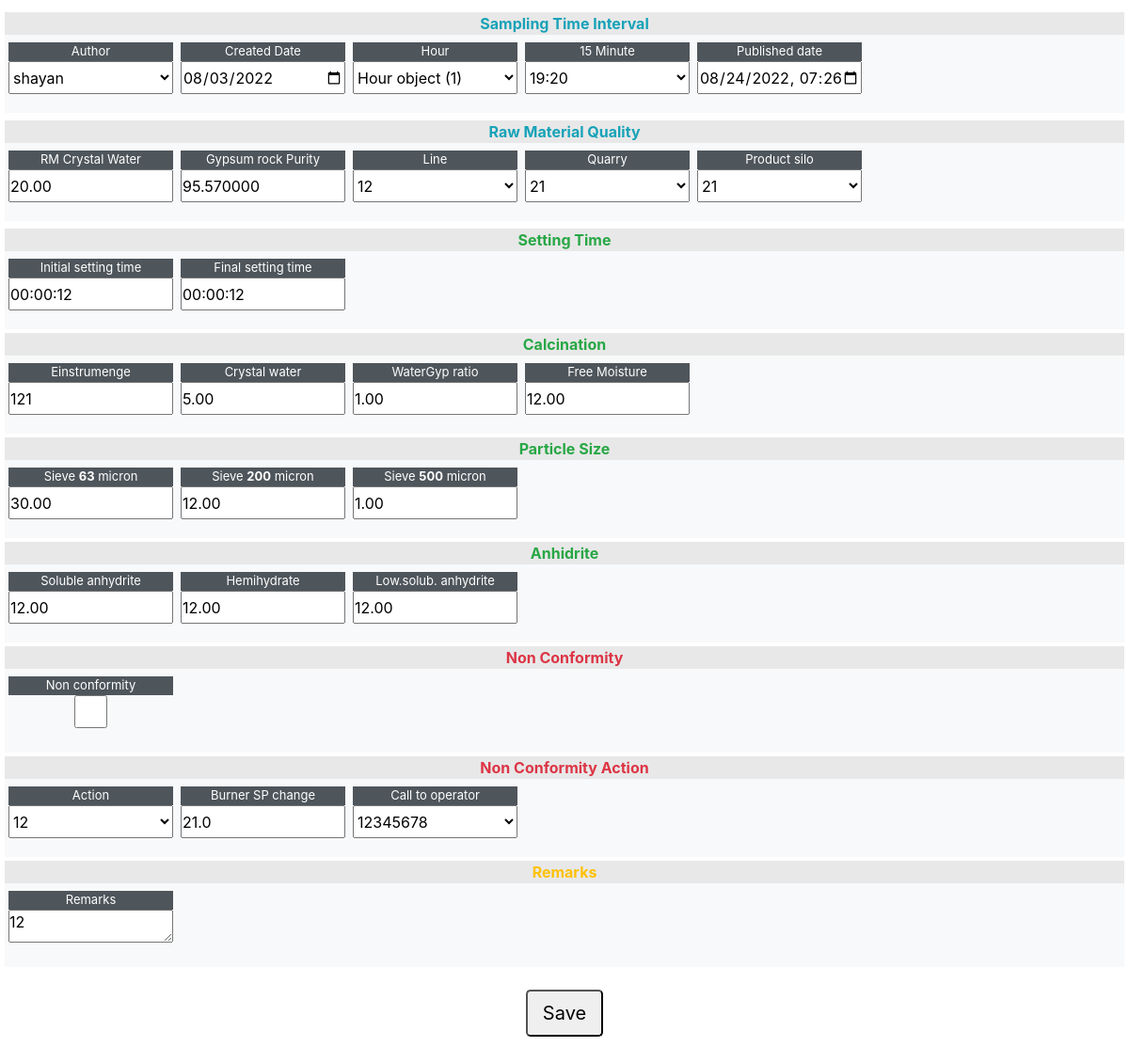
Screenshot of /lab/2/edit/ (signed in) with the database file from the repository.
### lab/models.py (models this page shows, shortened)
class Lab(models.Model):
    author = models.ForeignKey('auth.User', on_delete=models.CASCADE, related_name='author', blank=True, null=True,
                               verbose_name='ثبت کننده')
    line = models.ForeignKey('general.Line',on_delete=models.CASCADE, verbose_name='خط')   # https://docs.djangoproject.com/en/3.0/ref
    mine = models.ForeignKey('general.Quarry', on_delete=models.CASCADE, verbose_name='معدن')
    hour = models.ForeignKey(Hour, on_delete=models.CASCADE, verbose_name='ساعت آزمایش')
    quarter = models.ForeignKey(Quarter, on_delete=models.SET_NULL, null=True)
    einstrumenge = models.PositiveSmallIntegerField(verbose_name='ملات',
                                               validators=[MinValueValidator(120, 'enter a number in range [120-160]'),
                                                           MaxValueValidator(160, 'enter a number in range [120-160]')],
                                               )
    product_silo = models.ForeignKey('general.Silo',on_delete=models.CASCADE, verbose_name='محصول به سیلوی')
    free_moisture = models.DecimalField(max_digits=4, decimal_places=2, blank=True, null=True, verbose_name='رطوبت آزاد')
    crystal_water_rawmat = models.DecimalField(max_digits=5, decimal_places=2, blank=True, null=True, verbose_name='آب کریستال مواد خام',
                                               validators=[MinValueValidator(18.0, 'enter a number in range [18-20]'),
                                                           MaxValueValidator(20.0, 'enter a number in range [18-20]')],
                                               )
    purity_rm = models.DecimalField(max_digits=9, decimal_places=6, blank=True, null=True, verbose_name='خلوص مواد خام')
    crystal_water_stucco = models.DecimalField(max_digits=5, decimal_places=2, verbose_name='آب کریستال گچ',
                                               validators=[MinValueValidator(4.0, 'enter a number in range [4-7]'),
                                                           MaxValueValidator(7.0, 'enter a number in range [4-7]')],
                                               )
    water_gypsum_ratio = models.DecimalField(max_digits=3, decimal_places=2, verbose_name='نسبت آب به گچ',
                                             validators=[MinValueValidator(0.5, 'enter a number in range [0.5-1]'),
                                                         MaxValueValidator(1.0, 'enter a number in range [0.5-1]')],
                                             help_text='this is an error message1'
                                             )
    initial_setting_time = models.DurationField(verbose_name='گیرش اولیه', help_text='[MM]:[ss] format')
    final_setting_time = models.DurationField(blank=True, verbose_name='گیرش ثانویه', validators=[])
    retained_63_micron = models.DecimalField(max_digits=4, decimal_places=2, blank=True, null=True, verbose_name='الک 63 میکرون',
                                             validators=[MinValueValidator(20.0, 'enter a number in range [20-40]'),
                                                         MaxValueValidator(40.0, 'enter a number in range [20-40]')],
                                             )
    retained_200_micron = models.DecimalField(max_digits=4, decimal_places=2, blank=True, null=True, verbose_name='الک 200 میکرون',
                                              validators=[MinValueValidator( 2.0, 'enter a number in range [2-20]'),
                                                          MaxValueValidator( 20.0, 'enter a number in range [2-20]')],
                                              )
    retained_500_micron = models.DecimalField(max_digits=4, decimal_places=2, blank=True, null=True, verbose_name='الک 500 میکرون',
                                              validators=[MinValueValidator( 0.0, 'enter a number in range [0-9]'),
                                                          MaxValueValidator( 9.0, 'enter a number in range [0-9]')],
                                              )
    soluble_anhydrite = models.DecimalField(max_digits=4, decimal_places=2, blank=True, null=True, verbose_name='انیدریت محلول')
    hemihydrate = models.DecimalField(max_digits=4, decimal_places=2, blank=True, null=True, verbose_name='همی هیدرات')
    low_solubility_anhydrite = models.DecimalField(max_digits=4, decimal_places=2, blank=True, null=True, verbose_name='انیدریت کم محلول')
    non_conformity = models.BooleanField(default=False, verbose_name='عدم انطباق')
    nonconf_P6 = models.BooleanField(default=False, verbose_name='عدم انطباق الک 63 میکرون', editable=When(non_conformity=True))
    nonconf_P5 = models.BooleanField(default=False, verbose_name='عدم انطباق الک 500 میکرون', editable=When(non_conformity=True))
    nonconf_P2 = models.BooleanField(default=False, verbose_name='عدم انطباق الک 200 میکرون', editable=When(non_conformity=True))
    nonconf_IS = models.BooleanField(default=False, verbose_name='عدم انطباق گیرش اولیه', editable=When(non_conformity=True))
    nonconf_FS = models.BooleanField(default=False, verbose_name='عدم انطباق گیرش ثانویه', editable=When(non_conformity=True))
    nonconf_EI = models.BooleanField(default=False, verbose_name='عدم انطباق وزن ملات', editable=When(non_conformity=True))
    nonconf_FM = models.BooleanField(default=False, verbose_name='عدم انطباق رطوبت آزاد', editable=When(non_conformity=True))
    nonconf_CS = models.BooleanField(default=False, verbose_name='عدم انطباق آب کریستال گچ', editable=When(non_conformity=True))
    burner_sp_change = models.DecimalField(blank=True, null=True, verbose_name='تغییر دمای مشعل', max_digits=3, decimal_places=1, )
    call_to_operator = models.ForeignKey('auth.User', on_delete=models.CASCADE, related_name='call_to_operator', null=True, blank=True, verbose_name='تماس با اپراتور')
    action = models.ForeignKey('general.Action',on_delete=models.CASCADE, blank=True, null=True, verbose_name='تعیین تکلیف')
    remarks = models.TextField(blank=True, verbose_name='توضیحات')
    created_date = models.DateField(default=dt.date.today, verbose_name='تاریخ ثبت داده')
    published_date = models.DateTimeField(blank=True, null=True, verbose_name='تاریخ انتشار')

### general/models.py (models this page shows)
class Quarter(models.Model):
    hour = models.ForeignKey(Hour, models.CASCADE, verbose_name='ربع ساعت')
    quarter = models.TimeField()
    def __str__(self):
        return self.quarter.strftime('%H:%M')

class Line(models.Model):
    index = models.IntegerField(verbose_name='ردیف')
    line = models.CharField(max_length=10, verbose_name='line')
    line_p = models.CharField(max_length=10, verbose_name='خط تولید')
    active = models.BooleanField(verbose_name='فعال', default=True)
    def __str__(self):
        return self.line

### lab/views.py (the view)
# urls.py: path('<int:pk>/edit/', views.lab_edit, name='lab_edit'),
@login_required
def lab_edit(request, pk):
    lab = get_object_or_404(Lab, pk=pk)
    if request.method == "POST":
        form = LabForm(request.POST, instance=lab)
        if form.is_valid():
            lab = form.save(commit=False)
            lab.author = request.user
            lab.published_date = timezone.now()
            lab.save()
            return redirect('lab_detail', pk=lab.pk)
    else:
        form = LabForm(instance=lab)
    return render(request, 'lab/lab_edit1.html', {'form': form})

### general/models.py (called while the page is built)
    def __str__(self):
        return self.quarry

    def __str__(self):
        return self.silo

    def __str__(self):
        return self.action_p

### lab/templates/lab/lab_edit1.html (shortened to what this page needs)
{% extends 'shared/_base.html' %}
{% load static %}
{% block content %}
  <link type="text/css" rel="stylesheet" href="{% static 'css/lab_edit1.css' %}">
  <form method="post" id="labForm" data-quarters-url="{% url 'ajax_load_quarters' %}" novalidate>
    <div class="d-flex flex-column mt-2">
      <div class="test2 text-info text-center"><strong>Sampling Time Interval</strong></div>
      <div class="d-flex flex-wrap bg-light pb-0">
        <div class="d-inline-flex flex-wrap">
          <div class="d-block m-1 p-0 flex-shrink-0">
            <label for="id_author">Author</label>
            <p>{{ form.author }}</p>
          </div>
          <div class="d-block m-1 p-0 flex-shrink-0">
            <label for="id_created_date">Created Date</label>
            <p>{{ form.created_date }}</p>
          </div>
          <div class="d-block m-1 p-0 flex-shrink-0">
            <label for="id_hour">Hour</label>
            <p>{{ form.hour }}</p>
          </div>
          <div class="d-block m-1 p-0 flex-shrink-0">
            <label for="id_quarter">15 Minute</label>
            <p>{{ form.quarter }}</p>
          </div>
          <div class="d-block m-1 p-0 flex-shrink-0">
            <label for="id_published_date">Published date</label>
            <p>{{ form.published_date }}</p>
          </div>
        </div>
      </div>
    </div>
    <div class="d-flex flex-column mt-2">
      <div class="test2 text-info text-center"><strong>Raw Material Quality</strong></div>
      <div class="d-flex flex-wrap bg-light pb-0">
        <div class="d-inline-flex flex-wrap">
          <div class="d-block m-1 p-0">
            <label for="id_crystal_water_rawmat">RM Crystal Water</label>
            <p>{{ form.crystal_water_rawmat }}</p>
          </div>
          <div class="d-block m-1 p-0">
            <label for="id_purity_rm">Gypsum rock Purity</label>
            <p>{{ form.purity_rm }}</p>
          </div>
          <div class="d-block m-1 p-0 flex-shrink-0">
            <label for="id_line">Line</label>
            <p>{{ form.line }}</p>
          </div>
          <div class="d-block m-1 p-0 flex-shrink-0">
            <label for="id_mine">Quarry</label>
            <p>{{ form.mine }}</p>
          </div>
          <div class="d-block m-1 p-0 flex-shrink-0">
            <label for="id_product_silo">Product silo</label>
            <p>{{ form.product_silo }}</p>
          </div>
        </div>
      </div>
    </div>
    <div class="d-flex flex-column mt-2">
      <div class="test2 text-success text-center"><strong>Setting Time</strong></div>
      <div class="d-flex flex-wrap bg-light pb-0">
        <div class="d-inline-flex flex-wrap">
          <div class="d-block m-1 p-0 flex-shrink-0">
            <label for="id_initial_setting_time">Initial setting time</label>
            <p data-toggle="tooltip" title="<p class='text-left text-danger m-0 font-weight-bold'>HH: 4m<br><span class='text-warning'>H: 3<br>L: 2:30</span><br>LL: 2m</p>">{{ form.initial_setting_time }}</p>
          </div>
          <div class="d-block m-1 p-0 flex-shrink-0">
            <label for="id_final_setting_time">Final setting time</label>
            <p data-toggle="tooltip" title="<p class='text-left text-danger m-0 font-weight-bold'>HH: 4m<span class='text-warning'><br>H: 3<br>L: 2:30</span><br>LL: 2m</p>">{{ form.final_setting_time }}</p>
          </div>
        </div>
      </div>
    </div>
    <div class="d-flex flex-column mt-1">
      <div class="test2 text-success text-center"><strong>Calcination</strong></div>
      <div class="d-flex flex-wrap bg-light pb-0">
        <div class="d-inline-flex flex-wrap">
          <div class="d-block m-1 p-0 flex-shrink-0">
            <label for="id_einstrumenge">Einstrumenge</label>
            <p>{{ form.einstrumenge }}</p>
          </div>
          <div class="d-block m-1 p-0 flex-shrink-0">
            <label for="id_crystal_water_stucco">Crystal water</label>
            <p>{{ form.crystal_water_stucco }}</p>
          </div>
          <div class="d-block m-1 p-0 flex-shrink-0">
            <label for="id_water_gypsum_ratio">WaterGyp ratio</label>
            <p>{{ form.water_gypsum_ratio }}</p>
          </div>
          <div class="d-block m-1 p-0 flex-shrink-0">
            <label for="id_free_moisture">Free Moisture</label>
            <p>{{ form.free_moisture }}</p>
          </div>
        </div>
      </div>
    </div>
    <div class="d-flex flex-column mt-1">
      <div class="test2 text-success text-center"><strong>Particle Size</strong></div>
      <div class="d-flex flex-wrap bg-light pb-0">
        <div class="d-inline-flex flex-wrap">
          <div class="d-block m-1 p-0 flex-shrink-0">
            <label for="id_retained_63_micron">Sieve <strong>63</strong> micron</label>
            <p>{{ form.retained_63_micron }}</p>
          </div>
          <div class="d-block m-1 p-0 flex-shrink-0">
            <label for="id_retained_200_micron">Sieve <strong>200</strong> micron</label>
            <p>{{ form.retained_200_micron }}</p>
          </div>
          <div class="d-block m-1 p-0 flex-shrink-0">
            <label for="id_retained_500_micron">Sieve <strong>500</strong> micron</label>
            <p>{{ form.retained_500_micron }}</p>
          </div>
        </div>
      </div>
    </div>
    <div class="d-flex flex-column mt-1">
      <div class="test2 text-success text-center"><strong>Anhidrite</strong></div>
      <div class="d-flex flex-wrap bg-light pb-0">
        <div class="d-inline-flex flex-wrap">
          <div class="d-block m-1 p-0 flex-shrink-0">
            <label for="id_soluble_anhydrite">Soluble anhydrite</label>
            <p>{{ form.soluble_anhydrite }}</p>
          </div>
          <div class="d-block m-1 p-0 flex-shrink-0">
            <label for="id_hemihydrate">Hemihydrate</label>
            <p>{{ form.hemihydrate }}</p>
          </div>
          <div class="d-block m-1 p-0 flex-shrink-0">
            <label for="id_low_solubility_anhydrite">Low.solub. anhydrite</label>
            <p>{{ form.low_solubility_anhydrite }}</p>
          </div>
        </div>
      </div>
    </div>
    <div class="d-flex flex-column mt-1">
      <div class="test2 text-danger text-center"><strong>Non Conformity</strong></div>
      <div class="d-flex flex-wrap bg-light pb-0">
        <div class="d-inline-flex flex-inline-wrap">
          <div class="d-block m-1 p-0">
            <label for="id_non_conformity">Non conformity</label>
            <p>{{ form.non_conformity }}</p>
          </div>
        </div>
      </div>
    </div>
    <div class="d-flex flex-column mt-1">
      <div class="test2 text-danger text-center"><strong>Non Conformity Action</strong></div>
      <div class="d-flex flex-wrap bg-light pb-0">
        <div class="d-inline-flex flex-wrap">
          <div class="d-block m-1 p-0 flex-shrink-0">
            <label for="id_action">Action</label>
            <p>{{ form.action }}</p>
          </div>
          <div class="d-block m-1 p-0 flex-shrink-0">
            <label for="id_burner_sp_change">Burner SP change</label>
            <p>{{ form.burner_sp_change }}</p>
          </div>
          <div class="d-block m-1 p-0 flex-shrink-0">
            <label for="id_call_to_operator">Call to operator</label>
            <p>{{ form.call_to_operator }}</p>
          </div>
        </div>
      </div>
    </div>
    <div class="d-flex flex-column mt-1">
      <div class="test2 text-warning text-center"><strong>Remarks</strong></div>
      <div class="d-flex flex-wrap bg-light pb-0">
        <div class="d-inline-flex flex-wrap">
          <div class="d-block m-1 p-0 flex-shrink-0">
            <label for="id_remarks" id="remarklable">Remarks</label>
            <p>{{ form.remarks }}</p>
          </div>
        </div>
      </div>
    </div>
    <br>
    <div align="center">
      <button type = "submit" class="btn-lg">Save</button>
    </div>
    <br>
  </form>
{% endblock %}

### assets/css/lab_edit1.css (style rules this page uses)
* { margin: 0; padding: 0; box-sizing: border-box; }
label { width: 175px; padding: 0; text-align: center; margin: 0; background-color: #4e555b; font-size: small; color: #ffffff; }
.test2 { background: #e8e8e8; border-bottom-width: 10px; border-bottom: #c3e6cb;; }
[id^=id_] { width: 175px; height: 35px; margin: 0; }

### rows the page displays
Lab: author "shayan", created_date "08/03/2022", hour "Hour object (1)", published_date "08/24/2022 19:26:54", crystal_water_rawmat "20.00", purity_rm "95.570000", mine "21", product_silo "21", initial_setting_time "00:00:12", final_setting_time "00:00:12", einstrumenge "121", crystal_water_stucco "5.00", water_gypsum_ratio "1.00", free_moisture "12.00", retained_63_micron "30.00", retained_200_micron "12.00", retained_500_micron "1.00", soluble_anhydrite "12.00", hemihydrate "12.00", low_solubility_anhydrite "12.00", action "12", burner_sp_change "21.0", call_to_operator "12345678", remarks "12"
Quarter: quarter "19:20"
Line: line "12"
